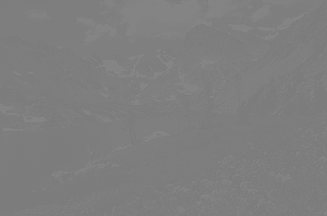
#> input picture HandsOn_6/Part_02/input.png, 327 x 216 px
$ python Part_02_ex_04.py
#> lines starting #> are read from the running program, lines starting #| are printed output that depends on the picture; after the words box and inside, x2 and y2 are one past the last pixel; in counts of white or black regions, pixels touching at a corner belong together

# Aula_02_ex_04.py
#
# Histogram visualization with openCV
#
# Paulo Dias - 10/2019
#
# Some modifications - J. Madeira - 01/2021
# Updates - SSS Nov 2022


import cv2
import numpy as np
import sys

from matplotlib import pyplot as plt


##########################
# Print Image Features

def printImageFeatures(image):
    if len(image.shape) == 2:
        height, width = image.shape
        nchannels = 1
    else:
        height, width, nchannels = image.shape

    print("Image Height:", height)
    print("Image Width:", width)
    print("Number of channels:", nchannels)
    print("Number of elements:", image.size)


####################
# Compute Histogram

def compute_histogram(image, histSize, histRange):
    # Compute the histogram of a gray-level image
    hist_item = cv2.calcHist([image], [0], None, [histSize], histRange)
    return hist_item


##########################################
# Drawing with openCV
# Create an image to display the histogram

def histogram2image(hist, histSize, histImageWidth, histImageHeight, color):

    # A gray-level image to display the histogram
    histImage = np.zeros((histImageWidth, histImageHeight, 1), np.uint8)

    # Width of each histogram bar
    binWidth = int(np.ceil(histImageWidth * 1.0 / histSize))

    # Normalize values to [0, histImageHeight]
    cv2.normalize(hist, hist, 0, histImageHeight, cv2.NORM_MINMAX)

    # Draw the bars of the nomrmalized histogram
    for i in range(histSize):
        print(i, i * binWidth, (i + 1) * binWidth, hist[i][0])
        cv2.rectangle(histImage, (i * binWidth, 0),
                      ((i + 1) * binWidth, int(hist[i][0])), color, -1)

    # ATTENTION : Y coordinate upside down
    histImage = np.flipud(histImage)

    return histImage

###################################
# MAIN

# Read the image
image = cv2.imread('input.png', cv2.IMREAD_UNCHANGED)
#> image is the input picture: shape (216, 327); min 123, max 133, mean 126.3


if np.shape(image) == ():
    # Failed Reading
    print("Image file could not be open!")
    exit(-1)

# Gray-Level ?
if len(image.shape) > 2:
    print("The loaded image is NOT a GRAY-LEVEL image !")
    exit(-1)


# Display the image
cv2.namedWindow("Original Image")
cv2.imshow("Original Image", image)

# Print some image features
printImageFeatures(image)
#| Image Height: 216
#| Image Width: 327
#| Number of elements: 70632

# COMPUTE THE HISTOGRAM
# Size
histSize = 256	 # 1 bar for each intensity level from 0 to 255
# Intensity Range
histRange = [0, 256]
hist = compute_histogram(image, histSize, histRange)
#> in compute_histogram, `hist_item = cv2.calcHist([image], [0], None, [histSize], histRange)`: hist_item = 256 values, max 16471 at index 126, min 0 at index 0, mean 275.9
#> hist has the same summary as hist_item in compute_histogram

# DISPLAY THE HISTOGRAM USING OPENCV
# GRAY-LEVEL IMAGE
histImageWidth = 512
histImageHeight = 512
color = (255)   # Histogram bars are white
histImage = histogram2image(
    hist, histSize, histImageWidth, histImageHeight, color)
#> the loop in histogram2image, `for i in range(histSize):` made 256 passes
#| 0 0 2 0.0
#| 1 2 4 0.0
#| 2 4 6 0.0
#| 3 6 8 0.0
#| 4 8 10 0.0
#| 5 10 12 0.0
#| 6 12 14 0.0
#| 7 14 16 0.0
#> (further printed lines are left out)
#> after the loop in histogram2image, `for i in range(histSize):`:
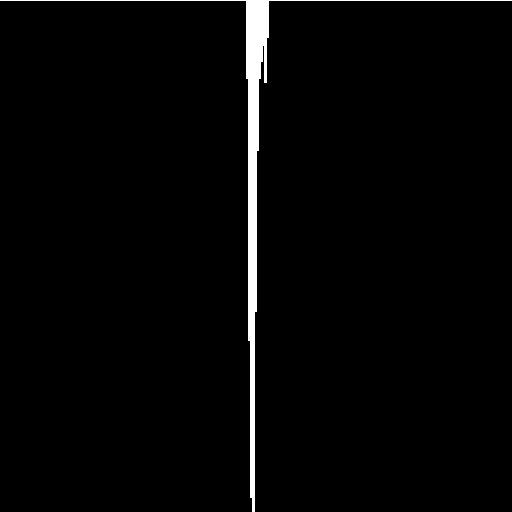
#> histImage: shape (512, 512, 1); 2.1% white; 1 white region, box (x1, y1, x2, y2) and area: (0, 0, 512, 512) 5440
#> in histogram2image, `histImage = np.flipud(histImage)`:
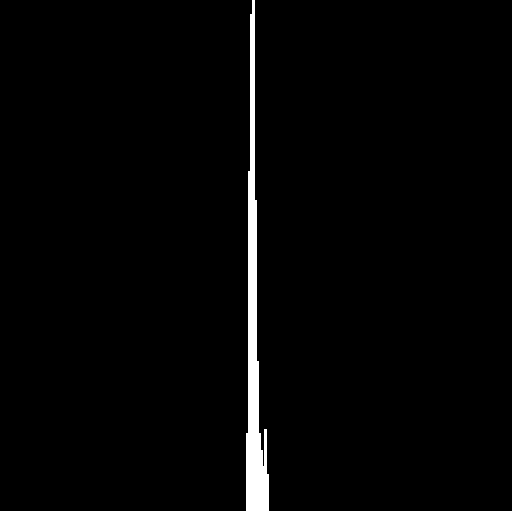
#> histImage: shape (512, 512, 1); 2.1% white; 1 white region, box (x1, y1, x2, y2) and area: (0, 0, 512, 512) 5440

cv2.imshow("image", image)

cv2.imshow("Histogram", histImage)

cv2.waitKey(0)

# DISPLAY THE HISTOGRAM USING MATPLOTLIB
# as an alternative
plt.plot(hist, drawstyle='steps-post', color='red')
plt.xlim(histRange)
plt.title("Histogram")
plt.show()
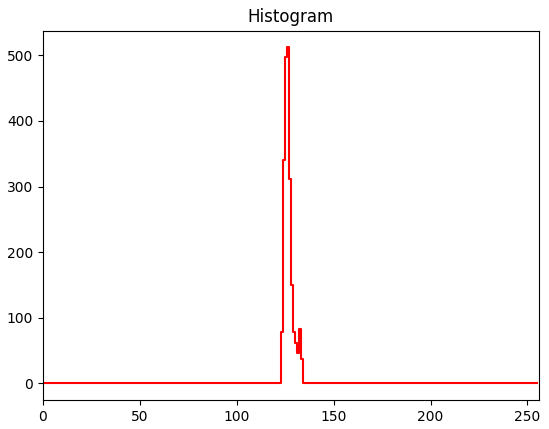
#> figure drawn by matplotlib, 1 panel; curve peaks at x = 126, y = 512
